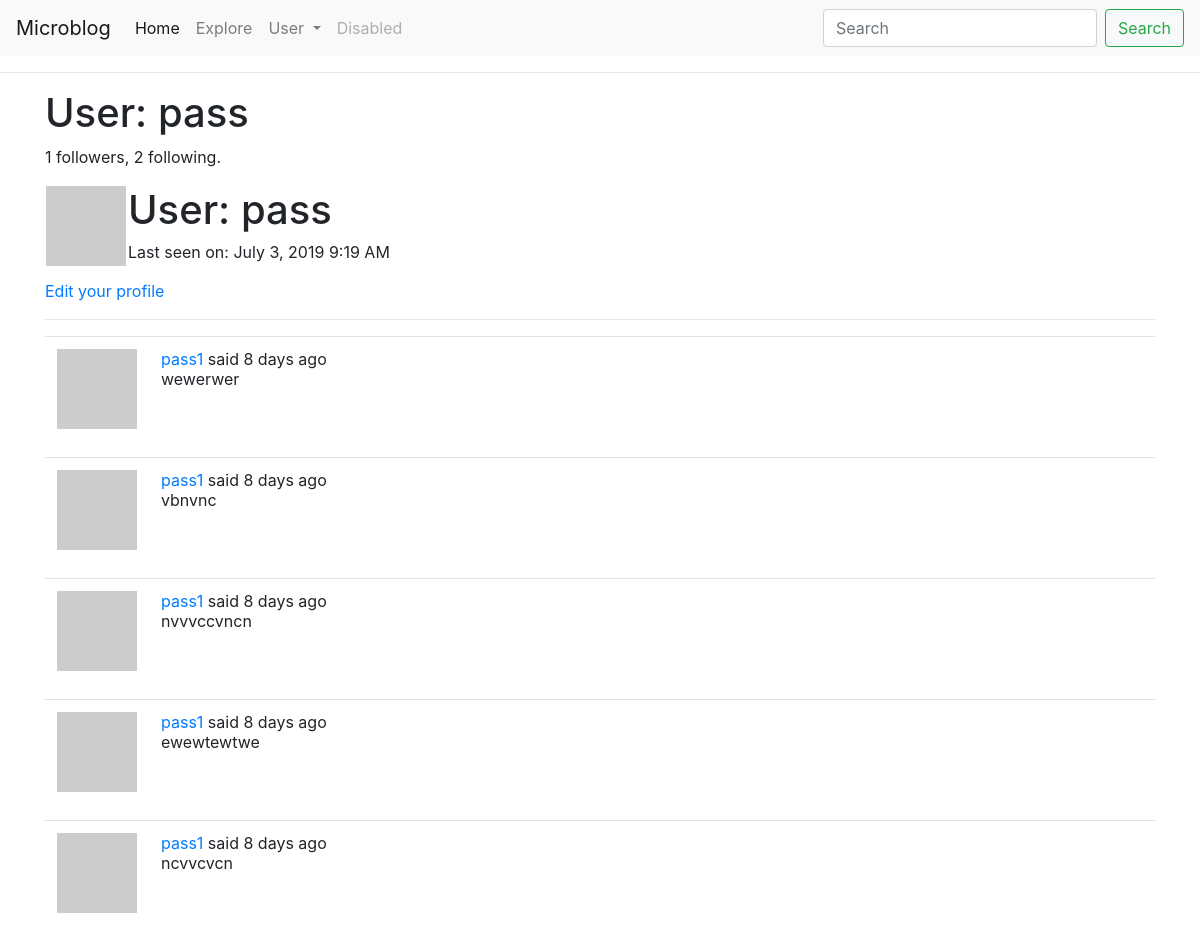
Before: /user/pass (signed in, upper part) with the older database file.
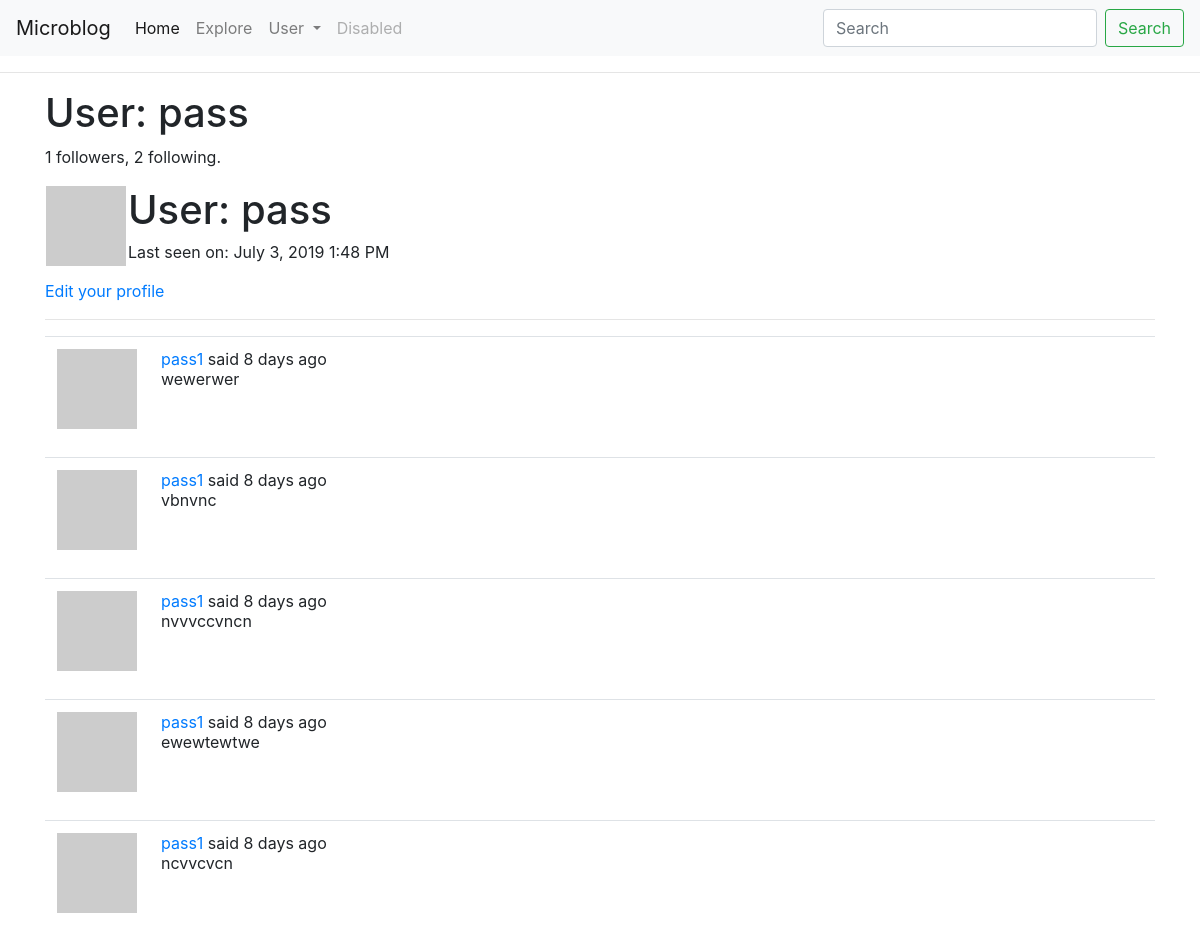
After: the same page with the newer database file.
### app/models.py (models this page shows, shortened)
class User(UserMixin, db.Model):
    id = db.Column(db.Integer, primary_key=True)
    username = db.Column(db.String(64), index=True, unique=True)
    email = db.Column(db.String(120), index=True, unique=True)
    password_hash = db.Column(db.String(128))
    about_me = db.Column(db.String(140))
    last_seen = db.Column(db.DateTime, default=datetime.utcnow)
    posts = db.relationship("Post", backref="author", lazy="dynamic")
    followed = db.relationship(
        'User', secondary=followers,
        primaryjoin=(followers.c.follower_id == id),
        secondaryjoin=(followers.c.followed_id == id),
        backref=db.backref('followers', lazy='dynamic'), lazy='dynamic')
    def avatar(self, size):
        digest = md5(self.email.lower().encode('utf-8')).hexdigest()
        return "https://www.gravatar.com/avatar/{}?d=identicon&s={}".format(digest, size)
    def followed_posts(self):
        followed = Post.query.join(
            followers, (followers.c.followed_id == Post.user_id)).filter(
                followers.c.follower_id == self.id)
        own = Post.query.filter_by(user_id=self.id)
        return followed.union(own).order_by(Post.timestamp.desc())

class Post(db.Model):
    id = db.Column(db.Integer, primary_key=True)
    body = db.Column(db.String(140))
    timestamp = db.Column(db.DateTime, index=True, default = datetime.utcnow)
    user_id = db.Column(db.Integer, db.ForeignKey("user.id"))

### app/routes.py (the view)
@app.route('/user/<username>', methods=['POST', 'GET'])
@login_required
def user(username):
    user = User.query.filter_by(username=username).first_or_404()
    page = request.args.get('page', 1, type=int)
    posts = current_user.followed_posts().paginate(page, app.config["POSTS_PER_PAGE"], False)
    next_url = url_for("user", username=user.username, page=posts.next_num) if posts.has_next else None
    prev_url = url_for("user", username=user.username, page=posts.prev_num) if posts.has_prev else None
    return render_template("user.html", user=user, posts=posts.items, next_url=next_url, prev_url=prev_url)

### app/models.py (called while the page is built)
@login.user_loader
def load_user(id):
    return User.query.get(int(id))

### app/routes.py (called while the page is built)
@app.before_request
def before_request():
    if current_user.is_authenticated:
        current_user.last_seen = datetime.utcnow()
        db.session.commit()

### app/templates/user.html (shortened to what this page needs)
{% extends "base.html" %}
{% block content %}
	<h1>User: {{ user.username }}</h1>
	<table>
		<tr valign="top">
			<td><img src="{{user.avatar(128)}}" ></td>
			<td> <h1>User: {{ user.username }} </h1>
			{% if user.last_seen %} <p> Last seen on: {{ moment(user.last_seen).format('LLL') }}</p>{% endif %}
			</td>
			<p>{{ user.followers.count() }} followers, {{ user.followed.count() }} following.</p>
		</tr>
	</table>
	{% if user == current_user %}
		<p><a href="{{ url_for('edit_profile') }}">Edit your profile</a></p>
		{% elif not current_user.is_following(user) %}
		<p><a href="{{ url_for('follow', username=user.username) }}">Follow</a></p>
		{% else %}
		<p><a href="{{ url_for('unfollow', username=user.username) }}">Unfollow</a></p>
	{% endif %}
	<hr>
	{% for post in posts %}
		{% include '_post.html' %}
	{% endfor %}
{% endblock %}

### app/templates/base.html (shortened to what this page needs)
<html>
    <head>
        <link rel="stylesheet" href="https://stackpath.bootstrapcdn.com/bootstrap/4.3.1/css/bootstrap.min.css">
    </head>
    <body>
        {% block navbar %}
        <nav class="navbar navbar-expand-lg navbar-light bg-light">
            <a class="navbar-brand" href="{{url_for("index")}}">Microblog</a>
            <div class="collapse navbar-collapse" id="navbarSupportedContent">
                <ul class="navbar-nav mr-auto">
                <li class="nav-item active">
                    <a class="nav-link" href="{{ url_for('index') }}">Home <span class="sr-only">(current)</span></a>
                </li>
                <li class="nav-item">
                    <a class="nav-link" href="{{ url_for('explore') }}">Explore</a>
                </li>
                {% if current_user.is_anonymous %}
                    <li class="nav-item">
                        <a class="nav-link" href="{{ url_for('registration') }}">Register</a>
                    </li>
                {% else %}
                    <li class="nav-item dropdown">
                        <a class="nav-link dropdown-toggle" href="#" id="navbarDropdown" role="button" data-toggle="dropdown" aria-haspopup="true" aria-expanded="false">
                        User
                        </a>
                    </li>
                {% endif %}
                <li class="nav-item">
                    <a class="nav-link disabled" href="#" tabindex="-1" aria-disabled="true">Disabled</a>
                </li>
                </ul>
                <form class="form-inline my-2 my-lg-0">
                <input class="form-control mr-sm-2" type="search" placeholder="Search" aria-label="Search">
                <button class="btn btn-outline-success my-2 my-sm-0" type="submit">Search</button>
                </form>
            </div>
        </nav>
        {%endblock%}
        <hr>
        {% block app_content %}
        <div class="container">
                {% block content %}{% endblock %}
            </div>
        {% endblock %}
    </body>
</html>

### app/templates/_post.html (shortened to what this page needs)
<table class="table table-hover">
        <tr>
            <td width="70px">
                <a href="{{ url_for('user', username=post.author.username) }}">
                    <img src="{{ post.author.avatar(70) }}" />
                </a>
            </td>
            <td>
                {{ _('%(username)s said %(when)s',
                    username=user_link, when=moment(post.timestamp).fromNow()) }}
                <br>
                {{ post.body }}
            </td>
        </tr>
    </table>

Changed rows visible on the page:
changed User "pass": last_seen "July 3, 2019 9:19 AM" → "July 3, 2019 1:48 PM"
